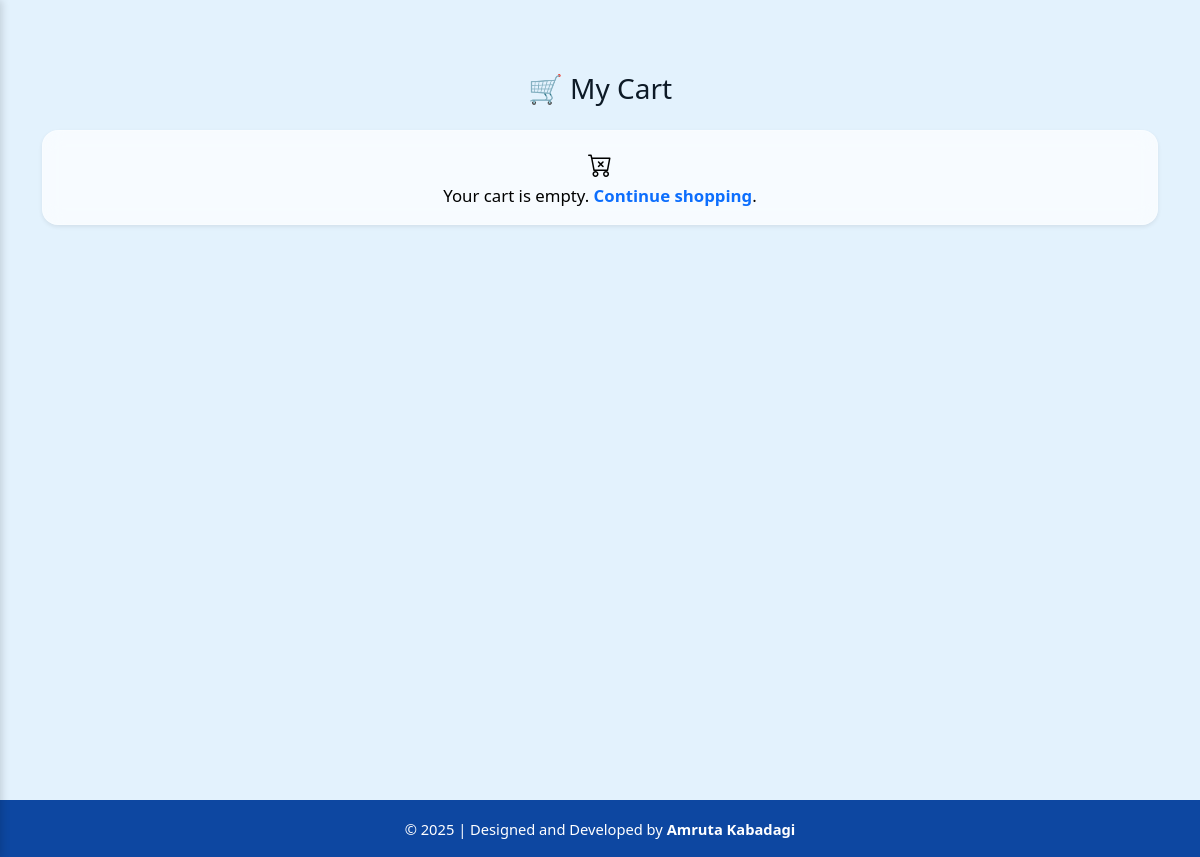
The app's page /cart/ (signed in), older data.
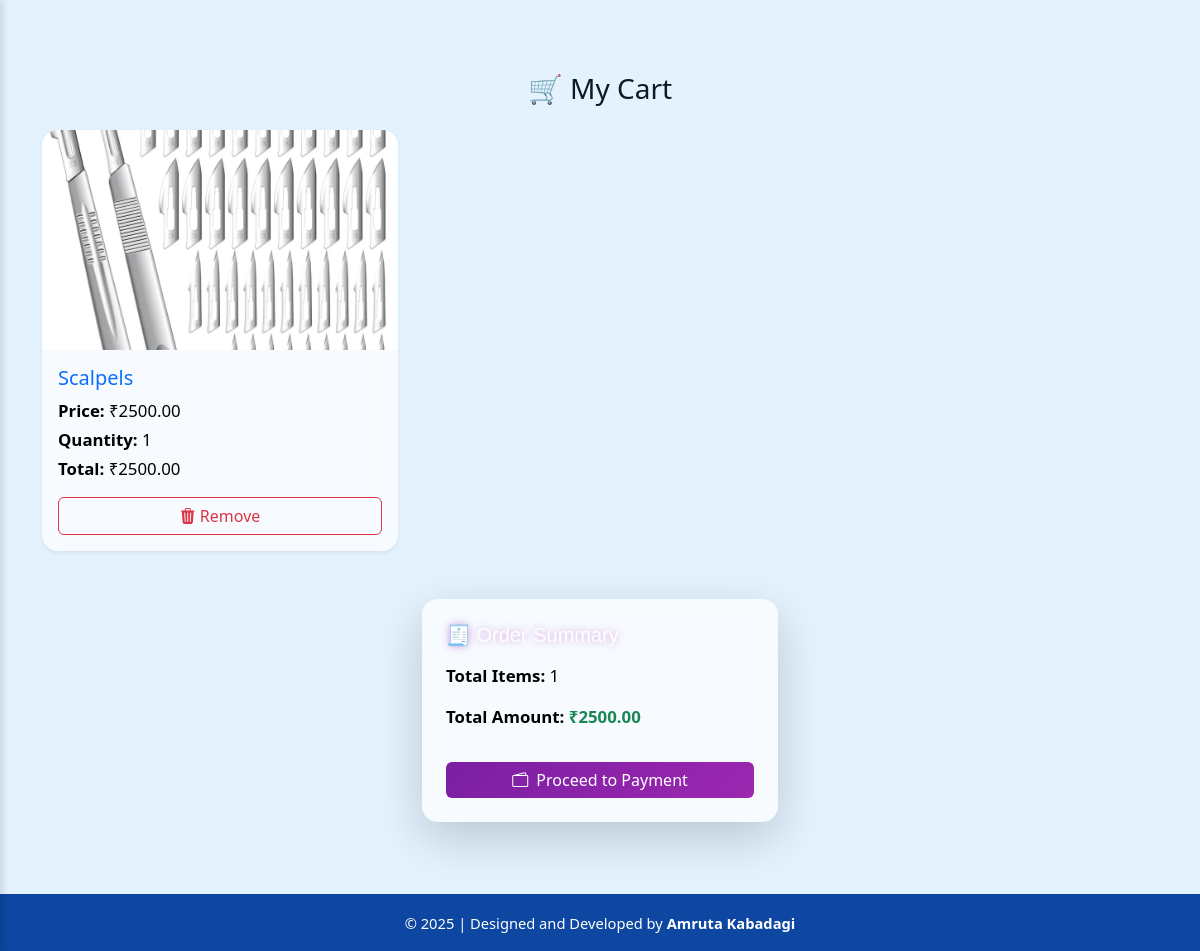
The same page, newer data.
### myapp/models.py (models this page shows, shortened)
class Cart(models.Model):
    product = models.ForeignKey(Product, on_delete=models.CASCADE)
    user = models.ForeignKey(User, on_delete=models.CASCADE)
    quantity = models.PositiveIntegerField(default=1)
    created_at = models.DateTimeField(auto_now_add=True)
    payment_proceeded = models.BooleanField(default=False)

class Product(models.Model):
    user = models.ForeignKey(User, on_delete=models.CASCADE)  # Seller
    title = models.CharField(max_length=200)
    image = models.ImageField(upload_to='products/')
    description = models.TextField()
    cost = models.DecimalField(max_digits=10, decimal_places=2)
    created_at = models.DateTimeField(auto_now_add=True)
    category = models.ForeignKey(Category, on_delete=models.SET_NULL, null=True)
    is_sold = models.BooleanField(default=False)

### myapp/views.py (the view)
# urls.py: path('cart/', cart_view, name='cart'),
@login_required
def cart_view(request):
    cart_items = Cart.objects.filter(user=request.user, payment_proceeded=False)
    cart = cart_items.first() if cart_items.exists() else None
    total_amount = sum(item.product.cost * item.quantity for item in cart_items)
    total_items = sum(item.quantity for item in cart_items)
    context = {
        'cart_items': cart_items,
        'cart': cart,
        'total_amount': total_amount,
        'total_items': total_items,
    }
    return render(request, 'cart/cart.html', context)

### myapp/templatetags/cart_extras.py (called while the page is built)
@register.filter
def multiply(value, arg):
    return value * arg

### templates/cart/cart.html (shortened to what this page needs)
{% extends 'base.html' %}
{% load static %}
{% load cart_extras %}
{% load crispy_forms_tags %}
{% block content %}
<div class="container my-5">
  <h3 class="text-center mb-4">
    🛒 My Cart
  </h3>
  {% if cart_items %}
    <div class="row g-4">
      {% for item in cart_items %}
      <div class="col-md-6 col-lg-4">
        <div class="card h-100 shadow-sm border-0 rounded-4 glassy-card">
          <img src="{{ item.product.image.url }}" class="card-img-top rounded-top-4"
               alt="{{ item.product.title }}" style="height: 220px; object-fit: cover;">
          <div class="card-body d-flex flex-column">
            <h5 class="card-title text-primary">{{ item.product.title }}</h5>
            <p class="mb-1"><strong>Price:</strong> ₹{{ item.product.cost }}</p>
            <p class="mb-1"><strong>Quantity:</strong> {{ item.quantity }}</p>
            <p class="mb-3"><strong>Total:</strong> ₹{{ item.quantity|multiply:item.product.cost }}</p>
            <form method="POST" action="{% url 'remove_from_cart' item.id %}" class="mt-auto">
              <button type="submit" class="btn btn-outline-danger w-100">
                <i class="bi bi-trash3-fill"></i> Remove
              </button>
            </form>
          </div>
        </div>
      </div>
      {% endfor %}
    </div>
    <div class="row mt-5 justify-content-center">
      <div class="col-md-6 col-lg-4">
        <div class="card shadow-lg rounded-4 p-4 border-0 glassy-card">
          <h5 class="mb-3 glowing-header">🧾 Order Summary</h5>
          <p><strong>Total Items:</strong> {{ total_items }}</p>
          <p><strong>Total Amount:</strong> <span class="text-success fw-bold">₹{{ total_amount }}</span></p>
          {% if cart and cart.id %}
            <a href="{% url 'proceed_payment' %}" class="btn btn-purple w-100 mt-3">
              <i class="bi bi-wallet2 me-1"></i> Proceed to Payment
            </a>
          {% else %}
            <p class="text-danger mt-3">No cart available for payment.</p>
          {% endif %}
        </div>
      </div>
    </div>
  {% else %}
    <div class="alert alert-info text-center shadow-sm rounded-4 mt-4 glassy-card">
      <i class="bi bi-cart-x fs-4"></i><br>
      Your cart is empty.
      <a href="{% url 'product_list' %}" class="fw-semibold text-decoration-none">Continue shopping</a>.
    </div>
  {% endif %}
</div>
{% endblock %}

Row changes from the older to the newer data that the page shows:
added Cart: product.image (picture), product "Scalpels", product.cost "2500.00", quantity "1", quantity|multiply "2500.00"
Text that changed along with them:
{{ total_items }}: (not shown) → "1"
{{ total_amount }}: (not shown) → "2500.00"
text no longer shown: "Your cart is empty. Continue shopping ."
text now shown: "🧾 Order Summary Total Items: Total Amount: ₹ Proceed to Payment"
